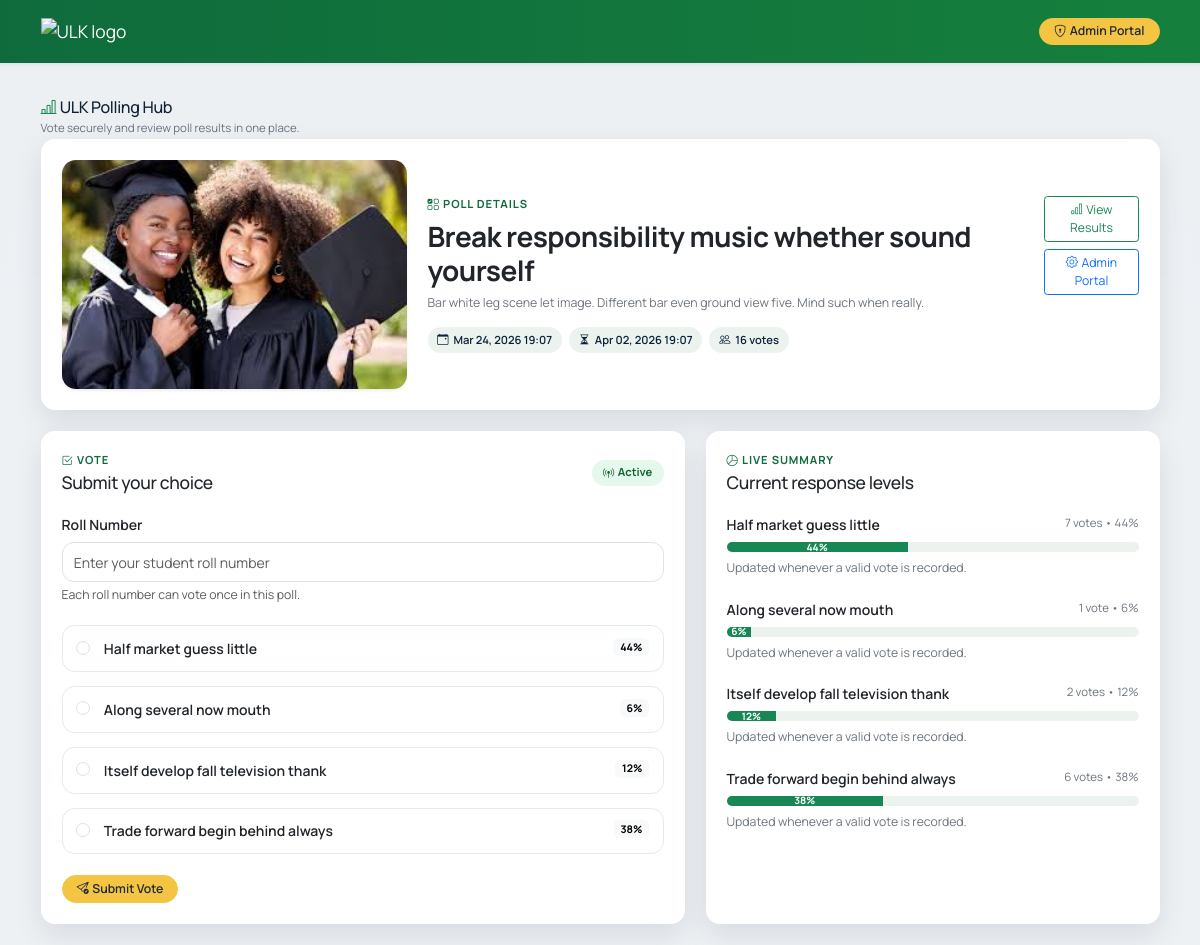
The app's page /polls/17/ with its own data.
### polls/models.py (models this page shows, shortened)
class Poll(models.Model):
    title = models.CharField(max_length=200)
    description = models.TextField()
    cover_image = models.FileField(upload_to="poll_covers/", blank=True)
    start_date = models.DateTimeField(default=timezone.now)
    end_date = models.DateTimeField()
    is_published = models.BooleanField(default=True)
    created_at = models.DateTimeField(auto_now_add=True)
    updated_at = models.DateTimeField(auto_now=True)
    class Meta:
        ordering = ["-created_at"]
    @property
    def cover_image_src(self):
        if not self.cover_image:
            return ""
        cover_name = str(self.cover_image)
        if cover_name.startswith(("http://", "https://")):
            return cover_name
        try:
            return self.cover_image.url
        except ValueError:
            return cover_name
    @property
    def total_votes(self):
        return self.votes.count()
    @property
    def is_active(self):
        now = timezone.now()
        return self.is_published and self.start_date <= now <= self.end_date

class Choice(models.Model):
    poll = models.ForeignKey(Poll, on_delete=models.CASCADE, related_name="choices")
    text = models.CharField(max_length=255)
    votes = models.PositiveIntegerField(default=0)
    created_at = models.DateTimeField(auto_now_add=True)
    class Meta:
        ordering = ["created_at"]
        unique_together = ("poll", "text")

### polls/views.py (the view)
# urls.py: path("polls/<int:pk>/", views.PollDetailView.as_view(), name="poll-detail"),
class PollDetailView(DetailView):
    model = Poll
    template_name = "polls/poll_detail.html"
    context_object_name = "poll"
    def get_queryset(self):
        now = timezone.now()
        return Poll.objects.filter(is_published=True, start_date__lte=now).prefetch_related("choices")
    def get_context_data(self, **kwargs):
        context = super().get_context_data(**kwargs)
        context["total_votes_safe"] = self.object.total_votes or 1
        return context

### templates/polls/poll_detail.html (shortened to what this page needs)
{% extends "base.html" %}
{% block content %}
<section class="content-card card mb-4">
    <div class="card-body p-4">
        <div class="row g-4 align-items-center">
            <div class="col-lg-4">
                <img
                    src="{% if poll.cover_image %}{{ poll.cover_image_src }}{% else %}https://ulk.ac.rw/wp-content/uploads/2012/05/May-Intake-2026-scaled.jpg{% endif %}"
                    alt="{{ poll.title }}"
                    class="img-fluid rounded-4 shadow-sm w-100"
                    style="max-height: 240px; object-fit: cover;"
                >
            </div>
            <div class="col-lg-8">
                <div class="d-flex flex-column flex-lg-row justify-content-between gap-4">
                    <div>
                        <p class="section-label mb-2"><i class="bi bi-ui-checks-grid me-1"></i>Poll Details</p>
                        <h1 class="h2 fw-bold mb-2">{{ poll.title }}</h1>
                        <p class="small-copy text-secondary mb-3">{{ poll.description }}</p>
                        <div class="d-flex flex-wrap gap-2 compact-meta">
                            <span class="metric-chip"><i class="bi bi-calendar-event"></i>{{ poll.start_date|date:"M d, Y H:i" }}</span>
                            <span class="metric-chip"><i class="bi bi-hourglass-split"></i>{{ poll.end_date|date:"M d, Y H:i" }}</span>
                            <span class="metric-chip"><i class="bi bi-people"></i>{{ poll.total_votes }} vote{{ poll.total_votes|pluralize }}</span>
                        </div>
                    </div>
                    <div class="d-flex flex-column gap-2">
                        <a href="{% url 'polls:poll-results' poll.pk %}" class="btn btn-outline-success btn-sm"><i class="bi bi-bar-chart me-1"></i>View Results</a>
                        <a href="{% url 'polls:admin-login' %}" class="btn btn-outline-primary btn-sm"><i class="bi bi-gear me-1"></i>Admin Portal</a>
                    </div>
                </div>
            </div>
        </div>
    </div>
</section>
<div class="row g-4">
    <div class="col-lg-7">
        <section class="content-card card h-100">
            <div class="card-body p-4">
                <div class="d-flex justify-content-between align-items-center mb-4">
                    <div>
                        <p class="section-label mb-1"><i class="bi bi-check2-square me-1"></i>Vote</p>
                        <h2 class="h5 mb-0">Submit your choice</h2>
                    </div>
                    <span class="status-badge {% if poll.is_active %}status-active{% else %}status-closed{% endif %}">
                        <i class="bi {% if poll.is_active %}bi-broadcast-pin{% else %}bi-pause-circle{% endif %} me-1"></i>{% if poll.is_active %}Active{% else %}Closed{% endif %}
                    </span>
                </div>
                {% if poll.choices.exists %}
                    <form method="post" action="{% url 'polls:poll-vote' poll.pk %}">
                        <div class="mb-4">
                            <label for="roll-number" class="form-label fw-semibold">Roll Number</label>
                            <input type="text" class="form-control" id="roll-number" name="roll_number" placeholder="Enter your student roll number" required>
                            <div class="form-text small-copy">Each roll number can vote once in this poll.</div>
                        </div>
                        <div class="d-grid gap-3 mb-4">
                            {% for choice in poll.choices.all %}
                                {% widthratio choice.votes total_votes_safe 100 as choice_percent %}
                                <label class="choice-row">
                                    <div class="d-flex justify-content-between align-items-start gap-3">
                                        <div class="form-check mb-0">
                                        <input class="form-check-input" type="radio" name="choice" value="{{ choice.pk }}" id="choice-{{ choice.pk }}" {% if not poll.is_active %}disabled{% endif %}>
                                            <span class="form-check-label ms-2 fw-semibold" for="choice-{{ choice.pk }}">{{ choice.text }}</span>
                                        </div>
                                        <span class="badge text-bg-light">{{ choice_percent }}%</span>
                                    </div>
                                </label>
                            {% endfor %}
                        </div>
                        <button type="submit" class="btn btn-brand btn-sm" {% if not poll.is_active %}disabled{% endif %}><i class="bi bi-send-check me-1"></i>Submit Vote</button>
                    </form>
                {% else %}
                    <p class="text-secondary small-copy mb-0">This poll is not ready for voting yet.</p>
                {% endif %}
            </div>
        </section>
    </div>
    <div class="col-lg-5">
        <section class="content-card card h-100">
            <div class="card-body p-4">
                <p class="section-label mb-1"><i class="bi bi-pie-chart me-1"></i>Live Summary</p>
                <h2 class="h5 mb-4">Current response levels</h2>
                {% for choice in poll.choices.all %}
                    {% widthratio choice.votes total_votes_safe 100 as choice_percent %}
                    <div class="mb-4">
                        <div class="d-flex justify-content-between mb-2">
                            <span class="fw-semibold">{{ choice.text }}</span>
                            <span class="text-secondary compact-meta">{{ choice.votes }} vote{{ choice.votes|pluralize }} • {{ choice_percent }}%</span>
                        </div>
                        <div class="progress" style="height: 10px;">
                            <div
                                class="progress-bar bg-success"
                                role="progressbar"
                                style="width: {% widthratio choice.votes total_votes_safe 100 %}%"
                                aria-valuenow="{{ choice.votes }}"
                                aria-valuemin="0"
                                aria-valuemax="{{ total_votes_safe }}"
                            >{{ choice_percent }}%</div>
                        </div>
                        <div class="small text-secondary mt-2">Updated whenever a valid vote is recorded.</div>
                    </div>
                {% empty %}
                    <p class="text-secondary small-copy mb-0">Results will appear here after options are added.</p>
                {% endfor %}
            </div>
        </section>
    </div>
</div>
{% endblock %}

### templates/base.html (shortened to what this page needs)
<!DOCTYPE html>
<html lang="en">
<head>
    <link rel="stylesheet" href="https://cdn.jsdelivr.net/npm/bootstrap@5.3.7/dist/css/bootstrap.min.css">
    <link rel="stylesheet" href="https://cdn.jsdelivr.net/npm/bootstrap-icons@1.11.3/font/bootstrap-icons.min.css">
</head>
<body>
    <div class="page-shell">
        <nav class="navbar navbar-expand-lg brand-bar shadow-sm">
            <div class="container py-2">
                <a class="navbar-brand d-flex align-items-center gap-3 text-white" href="{% url 'polls:poll-list' %}" aria-label="Home">
                    <img class="brand-logo" src="https://ulk.ac.rw/wp-content/uploads/2016/06/imageedit_1_4457785095.png" alt="ULK logo">
                </a>
                <div class="ms-auto">
                    <a class="btn btn-brand btn-sm" href="{% url 'polls:admin-login' %}"><i class="bi bi-shield-lock me-1"></i>Admin Portal</a>
                </div>
            </div>
        </nav>
        <main class="container py-4">
            <div class="top-strip">
                <h1><i class="bi bi-bar-chart-line me-1 text-success"></i>{% block shell_title %}ULK Polling Hub{% endblock %}</h1>
                <p>{% block shell_subtitle %}Vote securely and review poll results in one place.{% endblock %}</p>
            </div>
            {% block content %}{% endblock %}
        </main>
    </div>
</body>
</html>

### templates/base.html (style rules this page uses)
:root { --ulk-green: #0f6b3c; --ulk-gold: #f4c542; --ulk-deep: #0b2239; --ulk-muted: #6b7280; --ulk-light: #f8fafc; }
html { font-size: 14px; }
body { background: linear-gradient(rgba(11, 34, 57, 0.84), rgba(11, 34, 57, 0.78)), url("https://ulk.ac.rw/wp-content/uploads/2012/05/May-Intake-2026-scaled.jpg") center/cover fixed; color: #102133; min-height: 100vh; font-family: "Manrope", sans-serif; }
.page-shell { background: rgba(248, 250, 252, 0.95); backdrop-filter: blur(10px); min-height: 100vh; }
.brand-bar { background: linear-gradient(90deg, var(--ulk-green), #15803d); }
.brand-logo { width: 148px; max-width: 100%; }
.top-strip { padding: 1rem 0 0.25rem; }
.top-strip h1 { font-size: 1.15rem; margin-bottom: 0.1rem; letter-spacing: -0.02em; }
.top-strip p { margin-bottom: 0; color: var(--ulk-muted); font-size: 0.82rem; }
.hero-panel, .content-card { border: 0; border-radius: 1rem; box-shadow: 0 0.8rem 2rem rgba(15, 23, 42, 0.1); }
.hero-panel h1, .content-card h1, .content-card h2, .content-card h3 { letter-spacing: -0.02em; }
.btn-brand { background-color: var(--ulk-gold); border-color: var(--ulk-gold); color: #1f2937; font-weight: 600; border-radius: 999px; padding-inline: 1rem; }
.section-label { color: var(--ulk-green); font-weight: 700; letter-spacing: 0.08em; text-transform: uppercase; font-size: 0.8rem; }
.status-badge { border-radius: 999px; padding: 0.35rem 0.8rem; font-size: 0.8rem; font-weight: 700; }
.status-active { background: rgba(34, 197, 94, 0.12); color: #166534; }
.choice-row { border: 1px solid rgba(15, 107, 60, 0.12); border-radius: 0.9rem; padding: 0.85rem 0.95rem; transition: transform 0.2s ease, box-shadow 0.2s ease; }
.compact-meta { font-size: 0.82rem; }
.metric-chip { display: inline-flex; align-items: center; gap: 0.35rem; padding: 0.35rem 0.7rem; border-radius: 999px; background: rgba(15, 107, 60, 0.08); color: var(--ulk-deep); font-size: 0.8rem; font-weight: 600; }
.progress { border-radius: 999px; overflow: hidden; background-color: rgba(15, 107, 60, 0.08); }
.progress-bar { font-size: 0.72rem; font-weight: 700; }
.form-control, .form-select { padding: 0.6rem 0.8rem; border-radius: 0.85rem; }
.form-check-input { margin-top: 0.18rem; }
.small-copy { font-size: 0.88rem; }

### records on screen
Poll: cover_image (picture), title "Break responsibility music whether sound yourself", description "Bar white leg scene let image. Different bar even ground view five. Mind such when really.", start_date "Mar 24, 2026 19:07", end_date "Apr 02, 2026 19:07", total_votes "16"
Choice: choice "☐ Half market guess little 44%", text "Half market guess little", choice_percent "44", votes "7"
Choice: choice "☐ Along several now mouth 6%", text "Along several now mouth", choice_percent "6", votes "1"
Choice: choice "☐ Itself develop fall television", text "Itself develop fall television thank", choice_percent "12", votes "2"
Choice: choice "☐ Trade forward begin behind alw", text "Trade forward begin behind always", choice_percent "38", votes "6"
